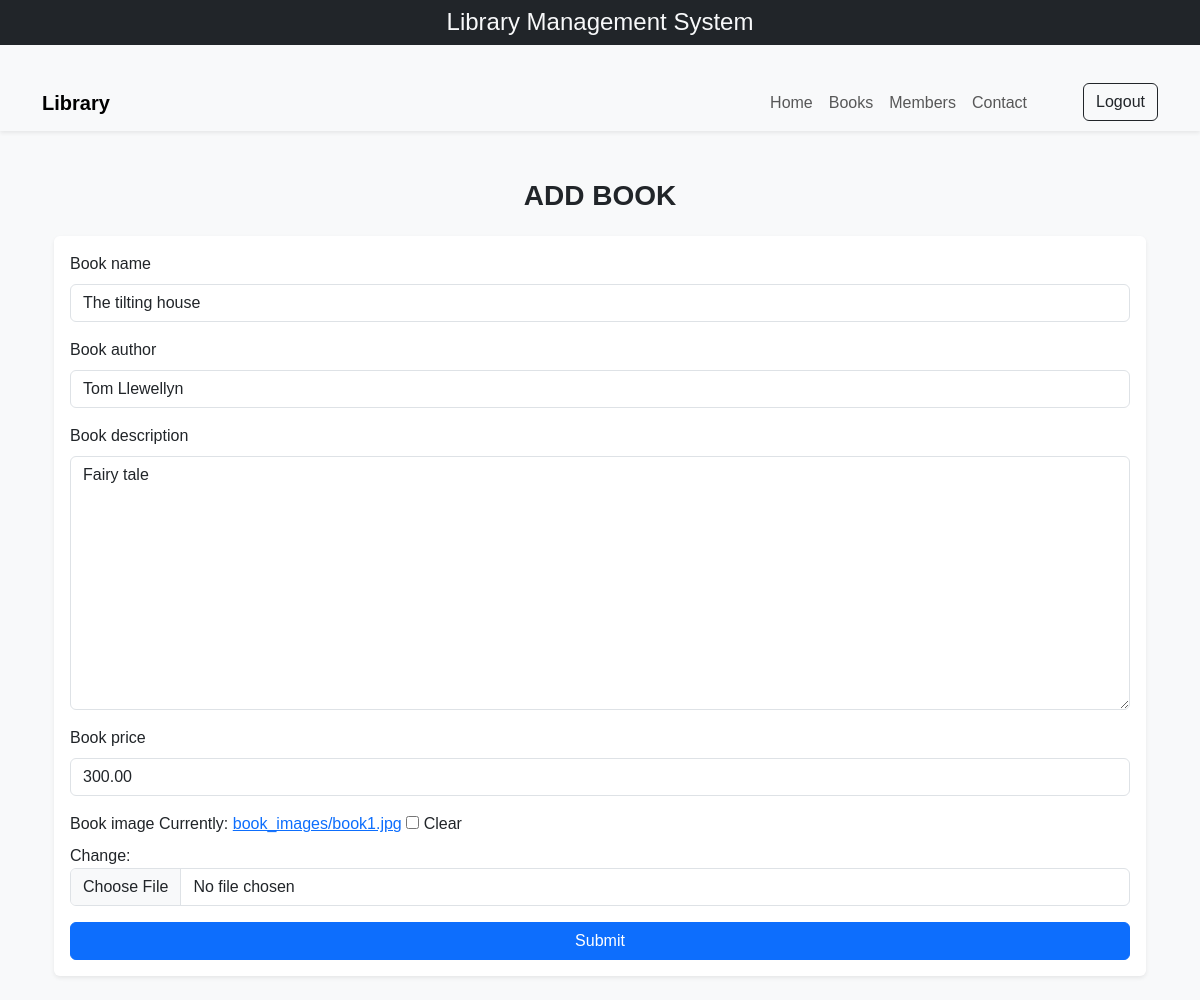
Page /Editbook/18/ on the committed database.
### products/models.py (models this page shows, shortened)
class BookData(models.Model):
    book_name = models.CharField(max_length=100, blank=False, null=False)
    book_author = models.CharField(max_length=100, blank=False, null=False)
    book_description = models.TextField(blank=False, null=False)
    book_price = models.DecimalField(max_digits=8, decimal_places=2)
    book_image = models.ImageField(
        upload_to='book_images/', blank=True, null=True)

### products/views.py (the view)
# urls.py: path('Editbook/<int:pk>/', views.Editbook, name='Editbook'),  # ✅ fixed
def Editbook(request, pk):
    instance = BookData.objects.get(pk=pk)
    if request.method == 'POST':
        Bform = Bookform(request.POST, instance=instance)
        if Bform.is_valid():
            Bform.save()
        return redirect('book')
    else:
        Bform = Bookform(instance=instance)
    return render(request, 'add_book.html', {'Bform': Bform})

### products/forms.py
class Bookform(forms.ModelForm):
    class Meta:
        model = BookData
        fields = '__all__'
        widgets = {
            'book_name': forms.TextInput(attrs={'class': 'form-control', 'placeholder': 'Title'}),
            'book_author': forms.TextInput(attrs={'class': 'form-control', 'placeholder': 'Author'}),
            'book_description': forms.Textarea(attrs={'class': 'form-control', 'placeholder': 'Description'}),
            'book_price': forms.NumberInput(attrs={'class': 'form-control', 'placeholder': 'Book Price'}),
            'book_image': forms.ClearableFileInput(attrs={'class': 'form-control'}),
        }

### products/templates/add_book.html (shortened to what this page needs)
{% extends "Base.html" %}
{% block content %}
<div class="container mt-5">
    <h3 class="mb-4 text-center"><b>ADD BOOK</b></h3>
    <form method="post" enctype="multipart/form-data" class="p-3 bg-white rounded shadow-sm">
        {% for field in Bform %}
        <div class="mb-3">
            <label class="form-label">{{ field.label }}</label>
            {{ field }}
        </div>
        {% endfor %}
        <button type="submit" class="btn btn-primary w-100">Submit</button>
    </form>
</div>
{% endblock content %}

### static/css/style.css (style rules this page uses)
body { background-color: #f8f9fa; font-family: 'Poppins', sans-serif; background-image:url("https://www.decoraid.com/wp-content/uploads/2021/04/home-library-with-tall-bookcases-2500x1407.jpeg"); }
.container { margin-top: 30px; }
body { background-size: cover; background-position: center; background-attachment: fixed; }

### rows in the picture
BookData: Bform "The tilting house" "Tom Llewellyn" "Fairy tale" "300.00"

### other values in the picture
{{ field.label }} "Book name" "Book author" "Book description" "Book price" "Book image"
